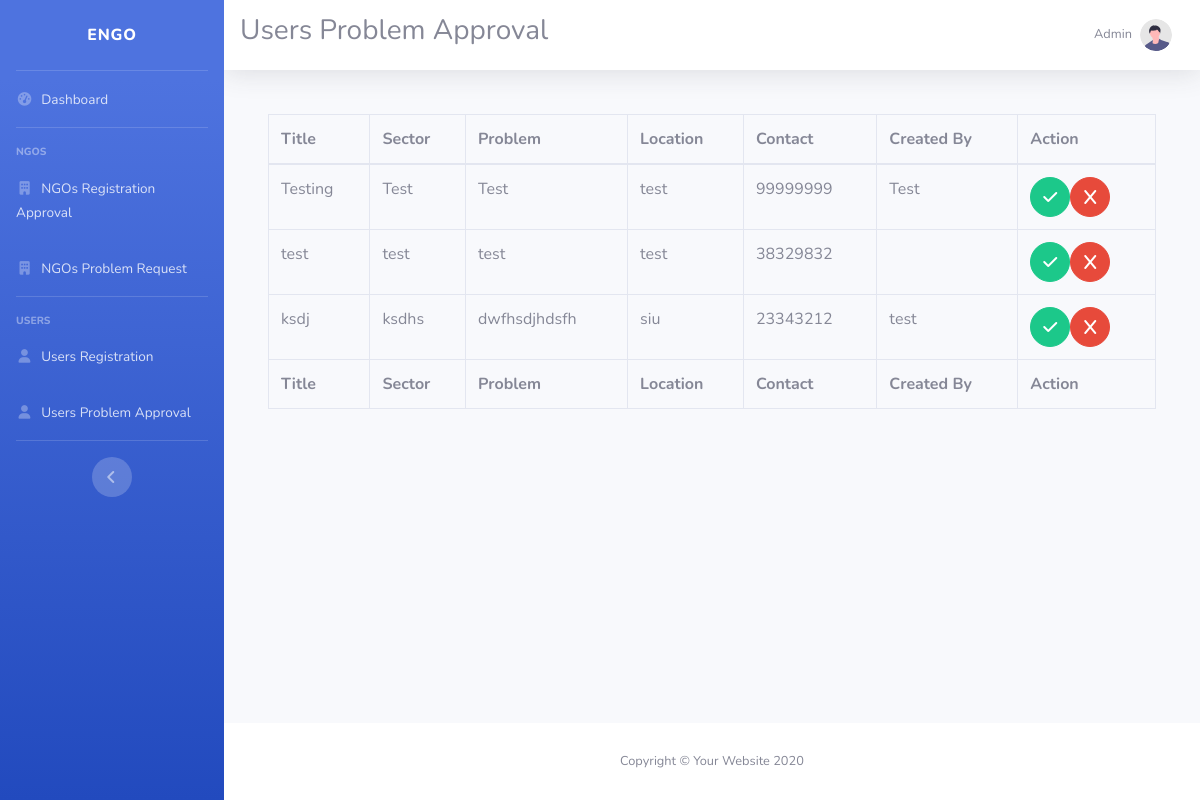
/userProblemApproval.php (signed in), run on the app's committed database.
### tables this page shows
CREATE TABLE `UsersProblemApproval` (
  `PID` int(11) NOT NULL,
  `Title` text NOT NULL,
  `Sector` text NOT NULL,
  `Problem` text NOT NULL,
  `Location` text NOT NULL,
  `Contact` int(11) NOT NULL,
  `CreatedOn` date NOT NULL DEFAULT current_timestamp(),
  `CreatedBy` text NOT NULL
);

### userProblemApproval.php (the view, shortened to what this page needs)
<?php
if($_SESSION["admin"]){
echo '
<!DOCTYPE html>
<html lang="en">
<head>
    <link rel="stylesheet" href="https://cdnjs.cloudflare.com/ajax/libs/font-awesome/6.4.0/css/all.min.css" />
    <link href="admin/all.min.css" rel="stylesheet" type="text/css">
    <link href="admin/sb-admin-2.min.css" rel="stylesheet">
</head>
<body id="page-top">
    <div id="wrapper">
        <ul class="navbar-nav bg-gradient-primary sidebar sidebar-dark accordion" id="accordionSidebar">
            <a class="sidebar-brand d-flex align-items-center justify-content-center" href="index.html">
                <div class="sidebar-brand-text mx-3">eNGO </div>
            </a>
            <hr class="sidebar-divider my-0">
            <li class="nav-item">
                <a class="nav-link" href="dashboard.php">
                    <i class="fas fa-fw fa-tachometer-alt"></i>
                    <span>Dashboard</span></a>
            </li>
            <hr class="sidebar-divider">
            <div class="sidebar-heading">
                NGOs
            </div>
            <li class="nav-item">
                <a class="nav-link collapsed" href="ngoRegistrationApproval.php" >
                    <i class="fas fa-fw fa-building"></i>
                    <span>NGOs Registration Approval</span>
                </a>
                <a class="nav-link collapsed" href="ngoProblemRequest.php" >
                    <i class="fas fa-fw fa-building"></i>
                    <span>NGOs Problem Request</span>
                </a>
            </li>
            <hr class="sidebar-divider">
            <div class="sidebar-heading">
                Users
            </div>
            <li class="nav-item ">
                <a class="nav-link " href="userRegistration.php" >
                    <i class="fas fa-fw fa-user"></i>
                    <span>Users Registration</span>
                </a>
                <a class="nav-link" href="userProblemApproval.php">
                    <i class="fas fa-fw fa-user"></i>
                    <span>Users Problem Approval</span>
                </a>
            </li>
            <hr class="sidebar-divider d-none d-md-block">
            <div class="text-center d-none d-md-inline">
                <button class="rounded-circle border-0" id="sidebarToggle"></button>
            </div>
        </ul>
        <div id="content-wrapper" class="d-flex flex-column">
            <div id="content">
                <nav class="navbar navbar-expand navbar-light bg-white topbar mb-4 static-top shadow">
                    <h3>Users Problem Approval</h3>
                    <ul class="navbar-nav ml-auto">
                        <li class="nav-item dropdown no-arrow">
                            <a class="nav-link dropdown-toggle" href="#" id="userDropdown" role="button"
                                data-toggle="dropdown" aria-haspopup="true" aria-expanded="false">
                                <span class="mr-2 d-none d-lg-inline text-gray-600 small">Admin</span>
                                <img class="img-profile rounded-circle"
                                    src="admin/undraw_profile.svg">
                            </a>
                        </li>
                    </ul>
                </nav>
                <div class="container-fluid">
                    <div class="card-body">
                        <div class="table-responsive">
                            <table class="table table-bordered" id="dataTable" width="100%" cellspacing="0">
                                <thead>
                                    <tr>
                                        <th>Title</th>
                                        <th>Sector</th>
                                        <th>Problem</th>
                                        <th>Location</th>
                                        <th>Contact</th>
                                        <th>Created By</th>
                                        <th>Action</th>
                                    </tr>
                                </thead>
                                <tfoot>
                                    <tr>
                                        <th>Title</th>
                                        <th>Sector</th>
                                        <th>Problem</th>
                                        <th>Location</th>
                                        <th>Contact</th>
                                        <th>Created By</th>
                                        <th>Action</th>
                                    </tr>
                                </tfoot>
                                <tbody>';
                                    include "conn.php";
                                    $sql = "SELECT * FROM `UsersProblemApproval`";
                                    $result = $conn->query($sql);
                                    if ($result->num_rows > 0) {
                                        while($row = $result->fetch_assoc()) {
                                            echo "
                                            <tr>
                                            <td>".$row["Title"]."</td>
                                            <td>".$row["Sector"]."</td>
                                            <td>".$row["Problem"]."</td>
                                            <td>".$row["Location"]."</td>
                                            <td>".$row["Contact"]."</td>
                                            <td>".$row["CreatedBy"]."</td>
                                            <td><a href='userProblemApprovalProcessor.php?pid=".$row["PID"]."&process=True' class='btn btn-success btn-circle'>
                                            <i class='fas fa-check'></i>
                                            </a><a href='userProblemApprovalProcessor.php?pid=".$row["PID"]."&process=False' class='btn btn-danger btn-circle'>
                                            <i class='fas fa-x'></i>
                                            </a></td>
                                            </tr>";
                                        }
                                    }
                                    else{
                                        "There are no records";
                                    }
                                    echo '
                                </tbody>
                            </table>
                        </div>
                    </div>
                </div>
            </div>
            <footer class="sticky-footer bg-white">
                <div class="container my-auto">
                    <div class="copyright text-center my-auto">
                        <span>Copyright &copy; Your Website 2020</span>
                    </div>
                </div>
            </footer>
        </div>
    </div>
    <a class="scroll-to-top rounded" href="#page-top">
        <i class="fas fa-angle-up"></i>
    </a>
    <div class="modal fade" id="logoutModal" tabindex="-1" role="dialog" aria-labelledby="exampleModalLabel"
        aria-hidden="true">
        <div class="modal-dialog" role="document">
            <div class="modal-content">
                <div class="modal-header">
                    <h5 class="modal-title" id="exampleModalLabel">Ready to Leave?</h5>
                    <button class="close" type="button" data-dismiss="modal" aria-label="Close">
                        <span aria-hidden="true">×</span>
                    </button>
                </div>
                <div class="modal-body">Select "Logout" below if you are ready to end your current session.</div>
                <div class="modal-footer">
                    <button class="btn btn-secondary" type="button" data-dismiss="modal">Cancel</button>
                    <a class="btn btn-primary" href="logout.php">Logout</a>
                </div>
            </div>
        </div>
    </div>
    <script src="admin/jquery.min.js"></script>
    <script src="admin/bootstrap.bundle.min.js"></script>
    <script src="admin/jquery.easing.min.js"></script>
    <script src="admin/sb-admin-2.min.js"></script>
</body>
</html>';
}else{
    header("location:admin.php");
}
?>

### data on the page
usersproblemapproval: Title "Testing", Sector "Test", Problem "Test", Location "test", Contact "99999999", CreatedBy "Test"
usersproblemapproval: Title "test", Sector "test", Problem "test", Location "test", Contact "38329832"
usersproblemapproval: Title "ksdj", Sector "ksdhs", Problem "dwfhsdjhdsfh", Location "siu", Contact "23343212", CreatedBy "test"
